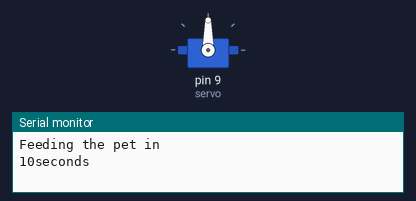
The sketch below on a simulated Arduino Uno, built with avr-gcc and run on an emulated ATmega328P. Shown: servo, the last lines printed to the serial monitor.

Above: at 0.05 s.
At 11.0 s:
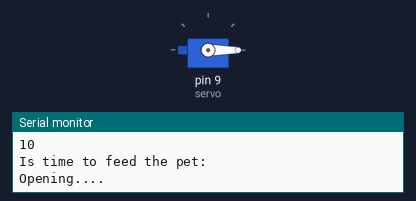
Timing chart, 0 to 15.0 s (numbered marks = the images above):
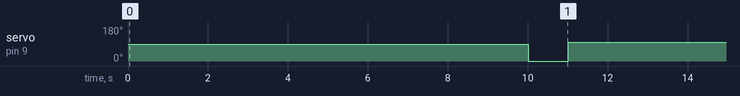

Measured:
- by itself, servo on pin 9 (servo): alternates 100° for 10.5 s and 0° for 1.0 s

The sketch:

timed_pet_feeder.ino
```cpp
/*      Name: Mark Song
 *      Date: Dec 1, 2018 Version 1
        Title: Timed Pet Feeder
        Description: This program is a simple pet feeder that uses a servo motor to control a cap
*/
// inmporting servo library.
#include <Servo.h>
Servo servo;

// define timePassed , timeToFeed
int timePassed = 0;  // expressed in seconds, starts counter at 0,
int timeToFeed = 10; // expressed in seconds,  seconds to wait to feed the pet.

// Function to open cap
void openCap() {
  servo.write(0); // turns to 100 degree, which is dead center to close the cap.
  delay(500);
}

// function : closes cap
void closeCap() {
  servo.write(100); // turns to 45 degree, allowing the cap to be fully off and for food to flow out coompetely.
  delay(500);
}

void setup() {
  Serial.begin(9600);
  servo.attach(9); // attched servo 9 pin to servo.
  Serial.println("Feeding the pet in"); // announces to when the pet is being to be feeded in seconds.
  Serial.print(timeToFeed);
  Serial.print("seconds");
}

void loop() {
  timePassed ++ ;  // using delay 1000 to make each second = 1 timer *(ON AVERGE)*
  delay(1000);
  Serial.println("Time Passed (Seconds):");
  Serial.println(timePassed);
  if (timePassed >= timeToFeed) {  // if time passed is over timeToFeed ... feed the pet.
    Serial.println("Is time to feed the pet: ") ;
    Serial.println("Opening....") ;
    openCap();                         //calls open function
    delay(500);
    Serial.println("Closing....") ;
    closeCap();                 // calls close function
    timePassed = 0;  // resets timePassed back to 0
  }
}
```
